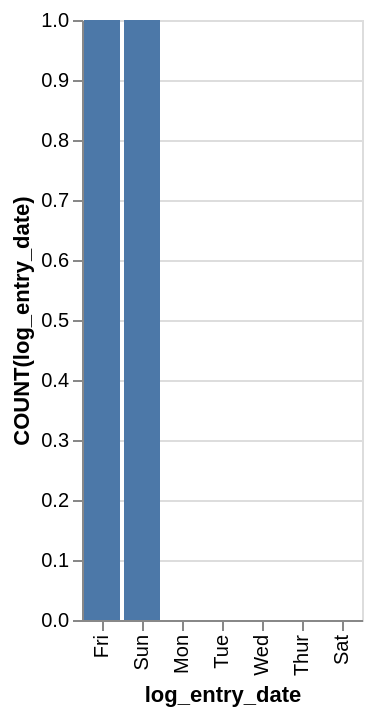

Vega-Lite specification stored for this chart:
### Vega-Lite specification from a JSON file in a GitHub repository (floating-point values rounded to 4 significant figures)
{"data": {"values": [{"x_data": "Mon", "y_data": 0}, {"x_data": "Tue", "y_data": 0}, {"x_data": "Wed", "y_data": 0}, {"x_data": "Thur", "y_data": 0}, {"x_data": "Fri", "y_data": 1}, {"x_data": "Sat", "y_data": 0}, {"x_data": "Sun", "y_data": 1}]}, "mark": "bar", "encoding": {"x": {"field": "x_data", "type": "nominal", "title": "log_entry_date", "sort": {"op": "sum", "field": "y_data", "order": "descending"}}, "y": {"field": "y_data", "type": "quantitative", "title": "COUNT(log_entry_date)"}}}
